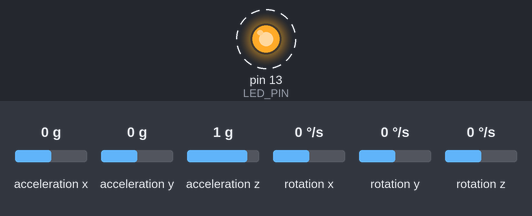
This sketch was run on a simulated Arduino Uno, built with avr-gcc and run on an emulated ATmega328P. Shown: output pins drawn as LEDs (lit = HIGH). Dashed ring = blinking. Inputs (shaded band) come from the test bench; at power-on: acceleration x 0 g, acceleration y 0 g, acceleration z 1 g, rotation x 0 °/s, rotation y 0 °/s, rotation z 0 °/s. What the sketch prints to the serial monitor is not drawn.

Above: at 1.05 s.
Timing chart, 0 to 4.0 s (numbered marks = the images above):
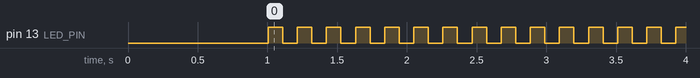

The sketch:

v1_IMU_ArduioMega.ino
```cpp
/*
 *  ===============================================================================
 *  Create Date: 17-Apr-2021
 *
 *  Revison: AA
 *
 *  Revision Date: -
 *
 *  Intent: 1) To use MPU6050 library
 *          2) Convert the raw IMU data to real world values.
 *
 *
 *  Observations: 1) Requires an Interrupt pin but would work without the INT as well.
 *                2) A LED blink would be a good indicator of MPU transmitting Data.
 *
 *
 *  ================================================================================
   Connection to the Teensy
   MPU 6050     Teensy
   Vcc          3.3V
   GND          GND
   SCL          pin A5
   SDA          pin A4
   XDA          NC  (no connection)
   XCL          NC  (no connection)
   ADO          NC
   INT          Pin 2
   =================================================
*/

#include "Wire.h"
#include "I2Cdev.h"
#include "MPU6050.h"

#define ACCEL_SCALE 1 / 16384    // LSB/g  //These Define factors are for MPU6050 datasheet
#define GYRO_SCALE 1 / 131       // LSB/(deg/s)
#define MAG_SCALE 0.3            // uT/LSB
#define G_TO_ACCEL 9.81

MPU6050 accelgyro(0x69);      //Change the address if I2C is on 0x68, which is typically the case with most MPU6050 sensors.
unsigned long time;
int16_t ax, ay, az;
int16_t gx, gy, gz;
float heading;
bool blinkState = false;

int LED_PIN = 13;

void setup() {
  Wire.begin();               // join I2C bus (I2Cdev library doesn't do this automatically)
  Serial.begin(115200);       // We do not need this when implementing in ROS. No need create and new serial.
  while (!Serial);

  Serial.println("Initializing I2C devices...");
  delay(500);
  accelgyro.initialize();
  accelgyro.setI2CBypassEnabled(true);

  // verify connection
  Serial.println("Testing device connections...");
  Serial.println(accelgyro.testConnection() ? "MPU6050 connection successful" : "MPU6050 connection failed");
  delay(500);
  accelgyro.setFullScaleAccelRange(0);
  pinMode(LED_PIN, OUTPUT);   // configure Arduino LED
}


void loop() {

  time = millis();  //prints time since program started


  accelgyro.getMotion6(&ax, &ay, &az, &gx, &gy, &gz);     // read raw accel/gyro measurements from device

  // these methods (and a few others) are also available
  // accelgyro.getAcceleration(&ax, &ay, &az);
  // accelgyro.getRotation(&gx, &gy, &gz);

  ax = ax * (double) ACCEL_SCALE * G_TO_ACCEL;
  ay = ay * (double) ACCEL_SCALE * G_TO_ACCEL;
  az = az * (double) ACCEL_SCALE * G_TO_ACCEL;

  gx = gx * (double) GYRO_SCALE * DEG_TO_RAD;
  gy = gy * (double) GYRO_SCALE * DEG_TO_RAD;
  gz = gz * (double) GYRO_SCALE * DEG_TO_RAD;


  blinkState = !blinkState;                               // blink LED to indicate activity
  digitalWrite(LED_PIN, blinkState);

  //  delay(100); // run at ~100 Hz

   plotAccel();
   //plotGyro();

}


void plotAccel() {
  Serial.print(ax); Serial.print(",");
  Serial.print(ay); Serial.print(",");
  Serial.println(az);
  delay(100); // run at ~100 Hz
}

void plotGyro() {
  Serial.print(gx); Serial.print(",");
  Serial.print(gy); Serial.print(",");
  Serial.println(gz);
  delay(100); //
}
```

Measured:
- by itself, pin 13 (LED_PIN): alternates HIGH for 0.10 s and LOW for 0.10 s
